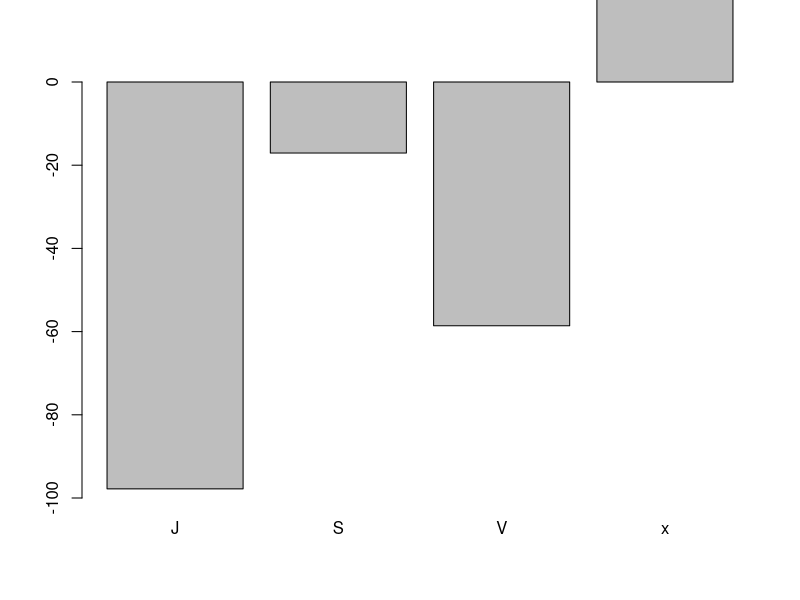
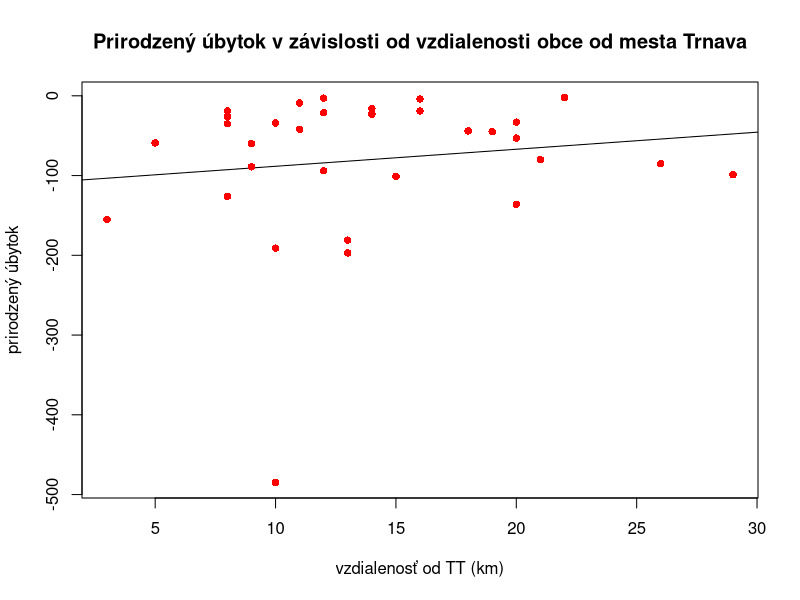
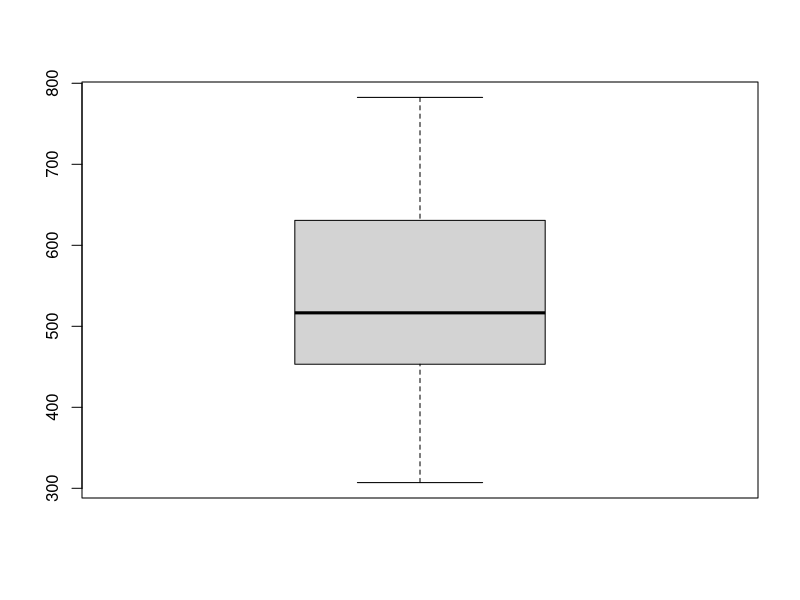
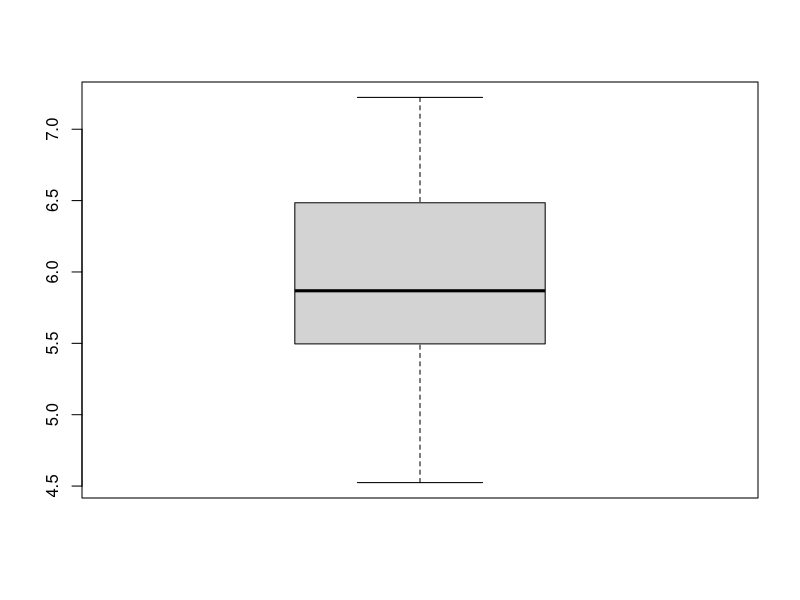
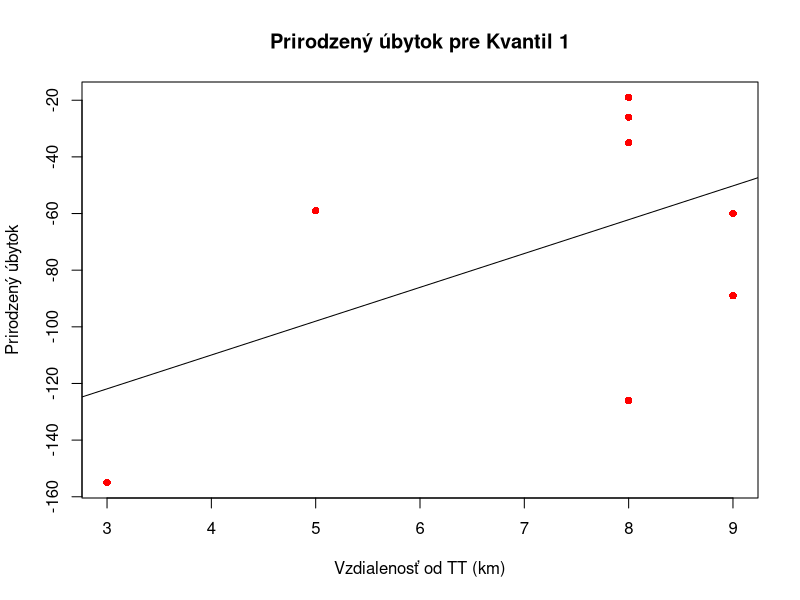
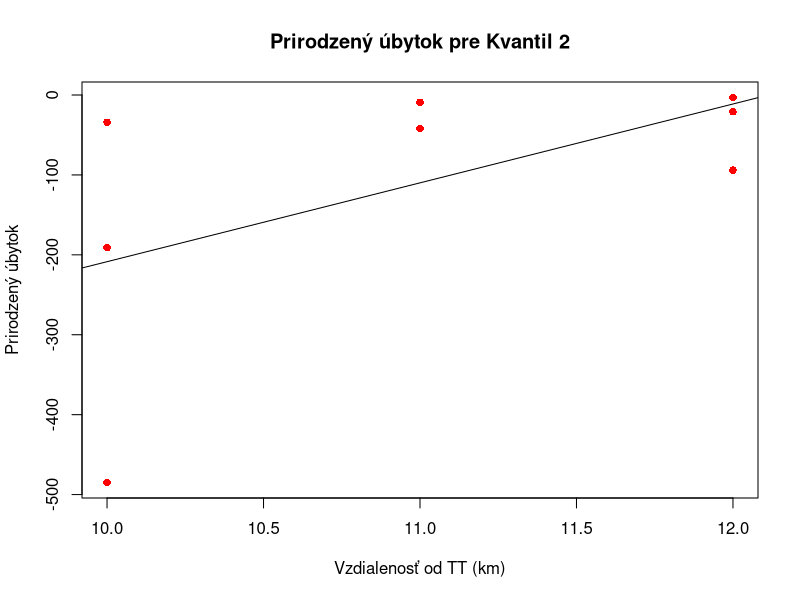
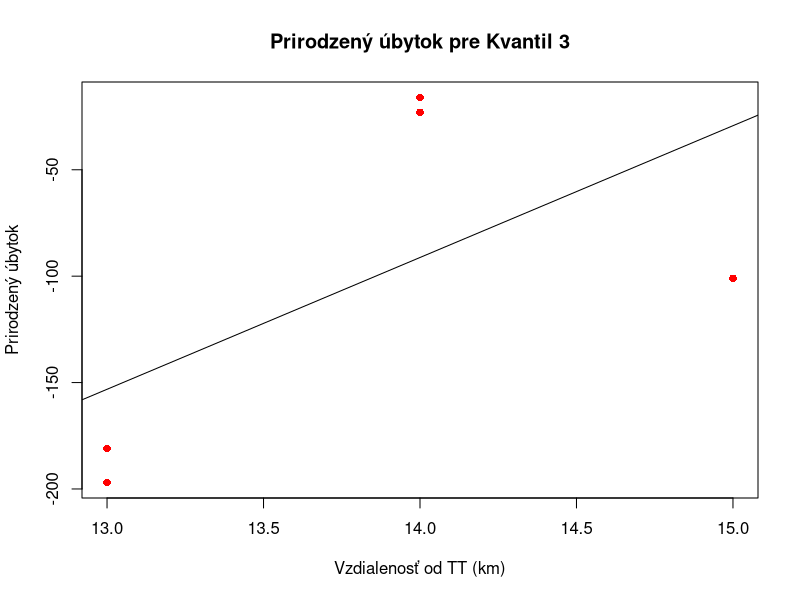
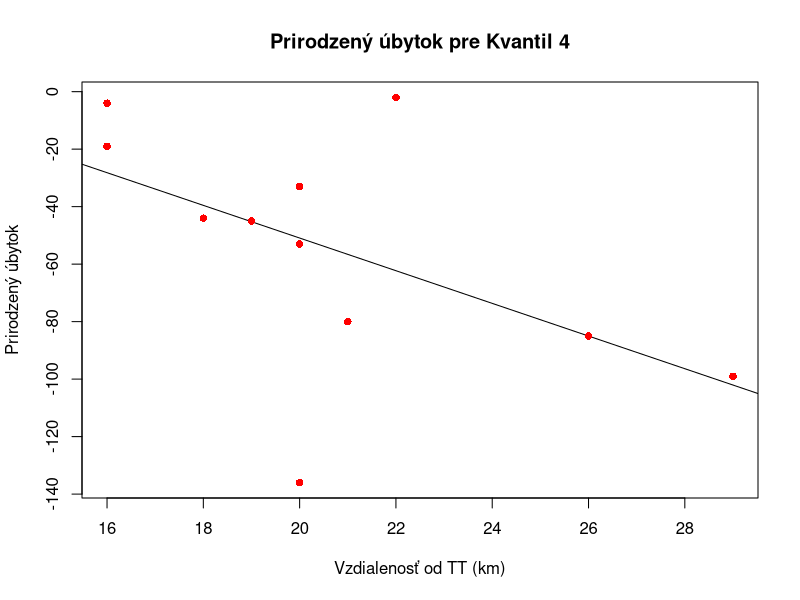

Generate these figures, in order, with R: (Note: this script raises an error after producing the figures.)
## ---- chunk 1
library(tidyverse)  
library(gmodels)
data <- read_csv("data/dataset.csv")
## ---- chunk 2
averageDistance_nb = data %>%
  select(`Vzdialenosť od Trnavy(km)`, `Svetová strana od Trnavy`) %>%
  group_by(`Svetová strana od Trnavy`) %>%
  summarise(priemerna_vzdialenost=mean(strtoi(`Vzdialenosť od Trnavy(km)`)),
            pocet_obci=n())

# 4. riadok vynechaný kvôli mestu trnava
averageDistance_nb[-4,]
## ---- chunk 3
naturalBalance_all = data %>%
  select(1:57, `Vzdialenosť od Trnavy(km)`, `Svetová strana od Trnavy`) %>%
  mutate(spolu_narodených=rowSums(across(2:29)),
         spolu_zomretých=rowSums(across(30:57)),
         spolu_prirodzený_prírastok=spolu_narodených-spolu_zomretých
         ) %>%
  select(1, 58, 59, 60, 61, 62) 

naturalBalance_all %>%
  arrange(`spolu_prirodzený_prírastok`)

## ---- chunk 4

naturalDecrease_all = naturalBalance_all[-0:-2,] %>%
  filter(spolu_prirodzený_prírastok < 0)
naturalDecrease_all

## ---- chunk 5
nrow(naturalDecrease_all)
## ---- chunk 6
dying_muni_total = naturalDecrease_all %>%
  group_by(`Svetová strana od Trnavy`) %>%
  summarise(počet_vymierajúcich_obcí=n())

dying_muni_total
## ---- chunk 7
naturalIncrease_all = data %>%
  select(1:57, `Vzdialenosť od Trnavy(km)`,`Svetová strana od Trnavy`) %>%
  mutate(spolu_narodených=rowSums(across(2:29)),
         spolu_zomretých=rowSums(across(30:57)),
         increase=spolu_narodených-spolu_zomretých
         ) %>%
  select(1, `Vzdialenosť od Trnavy(km)`,`Svetová strana od Trnavy`, `increase`) %>%
  group_by(`Svetová strana od Trnavy`) %>%
  summarise(priemerný_pokles = mean(`increase`))

naturalIncrease_all <- naturalIncrease_all[-4,]
naturalIncrease_all

## ---- chunk 8
barplot(naturalIncrease_all[["priemerný_pokles"]],ylim=c(-100,0), names.arg=naturalIncrease_all[["Svetová strana od Trnavy"]])
## ---- chunk 9
merge(averageDistance_nb[-4,], naturalIncrease_all)
## ---- chunk 10

temporary_nb=data[-1,"Vzdialenosť od Trnavy(km)"]
quantile_values=quantile(strtoi(temporary_nb[["Vzdialenosť od Trnavy(km)"]]))


naturalBalance_quantiled = naturalBalance_all %>% 
  mutate(quantile=(ifelse(strtoi(`Vzdialenosť od Trnavy(km)`) <= quantile_values[2] , 1,
                   ifelse(strtoi(`Vzdialenosť od Trnavy(km)`) > quantile_values[2] & strtoi(`Vzdialenosť od Trnavy(km)`) <= quantile_values[3],2,
                   ifelse(strtoi(`Vzdialenosť od Trnavy(km)`)>quantile_values[3] & strtoi(`Vzdialenosť od Trnavy(km)`) < quantile_values[4],3,4))))) %>% 
  filter(spolu_prirodzený_prírastok < 0)

naturalBalance_quantiled

## ---- chunk 11
quantiled_data_splited=split(naturalBalance_quantiled[-0:-2,], naturalBalance_quantiled[-0:-2,]$quantile)
quantiled_data_splited
## ---- chunk 12

distance_nb = strtoi(naturalBalance_quantiled[-0:-2,]$`Vzdialenosť od Trnavy(km)`)
increase_nb = naturalBalance_quantiled[-0:-2,]$`spolu_prirodzený_prírastok`

fit_nb <- lm(increase_nb ~  distance_nb , data=naturalBalance_quantiled[-0:-2,])

plot(
  distance_nb,
  increase_nb,
  xlab = "vzdialenosť od TT (km)",
  ylab = "prirodzený úbytok",
  col="red",  
  pch=16,
  abline(fit_nb),
  main = "Prirodzený úbytok v závislosti od vzdialenosti obce od mesta Trnava",
  
)

## ---- chunk 13

data_sample <- map(1:40, ~naturalBalance_quantiled[sort(sample(1:dim(naturalBalance_quantiled)[1], size = 0.5*dim(naturalBalance_quantiled)[1])),])
models <- map(data_sample, ~lm(.x$`Vzdialenosť od Trnavy(km)` ~ .x$`spolu_prirodzený_prírastok` ))
listOfFunctions <- list(coefficients= coef, residuals = residuals)
f <- function(x) {sapply(listOfFunctions, function(g) g(x))}
extractedData <- map(models, ~f(.x))


sd(map_dbl(models, ~coef(.x)[1]))
sd(map_dbl(models, ~coef(.x)[2]))

rss <- map_dbl(models, ~ sum(resid(.x)^2))
rse <- map_dbl(rss, ~sqrt(.x/(0.5*dim(naturalBalance_quantiled)[1]-2)))

boxplot(rss)
boxplot(rse)
## ---- chunk 14

cfs <- map_dbl(models, ~ coef(.x)[2])
t.test(cfs, mu=0)

## ---- chunk 15

temp=quantiled_data_splited[1]

fit_nb_q1 <- lm(temp[[1]]$`spolu_prirodzený_prírastok` ~  strtoi(temp[[1]]$`Vzdialenosť od Trnavy(km)`) , data=temp)

plot(
  temp[[1]]$`Vzdialenosť od Trnavy(km)`,
  temp[[1]]$`spolu_prirodzený_prírastok`,
  xlab = "Vzdialenosť od TT (km)",
  ylab = "Prirodzený úbytok",
  abline(fit_nb_q1),
  col="red",  
  pch=16,
  main = "Prirodzený úbytok pre Kvantil 1",
)

## ---- chunk 16

temp=quantiled_data_splited[2]

fit_nb_q2 <- lm(temp[[1]]$`spolu_prirodzený_prírastok` ~  strtoi(temp[[1]]$`Vzdialenosť od Trnavy(km)`) , data=temp)

plot(
  temp[[1]]$`Vzdialenosť od Trnavy(km)`,
  temp[[1]]$`spolu_prirodzený_prírastok`,
  xlab = "Vzdialenosť od TT (km)",
  ylab = "Prirodzený úbytok",
  abline(fit_nb_q2),
  col="red",  
  pch=16,
  main = "Prirodzený úbytok pre Kvantil 2",
)

## ---- chunk 17

temp=quantiled_data_splited[3]

fit_nb_q3 <- lm(temp[[1]]$`spolu_prirodzený_prírastok` ~  strtoi(temp[[1]]$`Vzdialenosť od Trnavy(km)`) , data=temp)

plot(
  temp[[1]]$`Vzdialenosť od Trnavy(km)`,
  temp[[1]]$`spolu_prirodzený_prírastok`,
  xlab = "Vzdialenosť od TT (km)",
  ylab = "Prirodzený úbytok",
  abline(fit_nb_q3),
  col="red",  
  pch=16,
  main = "Prirodzený úbytok pre Kvantil 3",
)

## ---- chunk 18

# Tento graf je veľmi zaujímavý nakoľko ide naopak ako ostatné
temp=quantiled_data_splited[4]

fit_nb_q4 <- lm(temp[[1]]$`spolu_prirodzený_prírastok` ~  strtoi(temp[[1]]$`Vzdialenosť od Trnavy(km)`) , data=temp)

plot(
  temp[[1]]$`Vzdialenosť od Trnavy(km)`,
  temp[[1]]$`spolu_prirodzený_prírastok`,
  xlab = "Vzdialenosť od TT (km)",
  ylab = "Prirodzený úbytok",
  abline(fit_nb_q4),
  col="red",  
  pch=16,
  main = "Prirodzený úbytok pre Kvantil 4",
)

## ---- chunk 19
migration_all = data %>%
  mutate(spolu_pristahovanych = rowSums(across(86:112)),
         spolu_odstahovanych = rowSums(across(113:139)),
         spolu_saldo = rowSums(across(140:166)),
         spolu_celkovy_prirastok = rowSums(across(167:193))) %>%
  select(1, 194:198) %>%
  arrange(spolu_saldo)

# remove last row, because it is NA
migration_all <- migration_all[1:(dim(migration_all)[1] - 1),]
migration_all
## ---- chunk 20
migration_all %>%
  select(1, `Vzdialenosť od Trnavy(km)`, spolu_saldo) %>%
  filter(`Vzdialenosť od Trnavy(km)` != 'x') %>%
  arrange(desc(`spolu_saldo`))
## ---- chunk 21
odstahovany_all = migration_all %>%
  filter(spolu_saldo < 0)
odstahovany_all
## ---- chunk 22
data %>%
  select(1, `Vzdialenosť od Trnavy(km)`) %>%
  filter(`Vzdialenosť od Trnavy(km)` != 'x') %>%
  arrange(desc(strtoi(`Vzdialenosť od Trnavy(km)`)))
## ---- chunk 23
odstahovany_muni_total = odstahovany_all %>%
  group_by(`Svetová strana od Trnavy`) %>%
  summarise(odstahovany_municipalities=n())
odstahovany_muni_total
## ---- chunk 24
saldo_mean_direction = migration_all %>%
  filter(`Svetová strana od Trnavy` != 'x') %>%
  group_by(`Svetová strana od Trnavy`) %>%
  summarise(mean_spolu_saldo = mean(`spolu_saldo`))
saldo_mean_direction
## ---- chunk 25
max_saldo_mean = max(saldo_mean_direction['mean_spolu_saldo'])
barplot(
  saldo_mean_direction[["mean_spolu_saldo"]],ylim=c(0, max_saldo_mean + 100), 
  names.arg=saldo_mean_direction[["Svetová strana od Trnavy"]]
  )

## ---- chunk 26
tt_spolu_saldo = migration_all[1,n_col]
tt_spolu_saldo
## ---- chunk 27
sum_saldo = migration_all %>% 
  filter(spolu_saldo > 0) %>%
  summarise(sum(spolu_saldo))
sum_saldo
## ---- chunk 28
sum_saldo + tt_spolu_saldo
## ---- chunk 29
n_row = dim(migration_all)[1] # number of rows
n_col = dim(migration_all)[2] # number of cols

distance = strtoi(migration_all[[2]][2:n_row]) # take x as distance apart from TT
saldo = strtoi(migration_all[[n_col]][2:n_row]) # take y as migracne saldo aparto from TT

fit_migration <- lm(saldo ~ distance, data=migration_all)

plot(
  x=distance,      
  y=saldo,  
  xlab = "vzdialenosť od TT (km)",
  ylab = "migračné saldo",
  col="red",  # nastavenie farby bodiek
  pch=16,      # vyfarbenie bodiek
  main = "Migračne saldo za sledované obdobie v zavislosti od vzdialenosti od TT",
  abline(fit_migration)   # add best fit line in graph
  )
## ---- chunk 30
migration_all_n_subset <- map(1:n_row/2, ~migration_all[sort(sample(1:n_row, size=0.5*n_row)),])
#migration_all_n_subset
## ---- chunk 31
#distance_model = map(migration_all, ~ )

migration_all_models <- map(migration_all_n_subset, ~lm(strtoi(.x[[2]][2:n_row]) ~ strtoi(.x[[n_col]][2:n_row])))
# migration_all_models[1]
## ---- chunk 32
# bind data function
f_bind_data <- function(x, y)
{
  sapply(y, function(g) g(x))
}

# list of b coef and residuals from model fitting
migration_all_coef_list <- list(b_coefficients = coef, residuals = residuals)

# iterate over list of data
migration_all_extracted_data = map(migration_all_models, ~f_bind_data(.x, migration_all_coef_list))

# migration_all_extracted_data[1]
## ---- chunk 33
library(gmodels)
sd(map_dbl(migration_all_models, ~coef(.x)[1])) # sd of intercept values
sd(map_dbl(migration_all_models, ~coef(.x)[2])) # sd of slope values
## ---- chunk 34
migration_all_rss <- map_dbl(migration_all_models, ~sum(resid(.x)^2))
migration_all_rse <- map_dbl(migration_all_rss, ~sqrt(.x/(0.5*n_row-2)))
boxplot(migration_all_rss)
boxplot(migration_all_rse)
## ---- chunk 35
migration_all_cfs <- map_dbl(migration_all_models, ~coef(.x)[2])
t.test(migration_all_cfs, mu=0)
